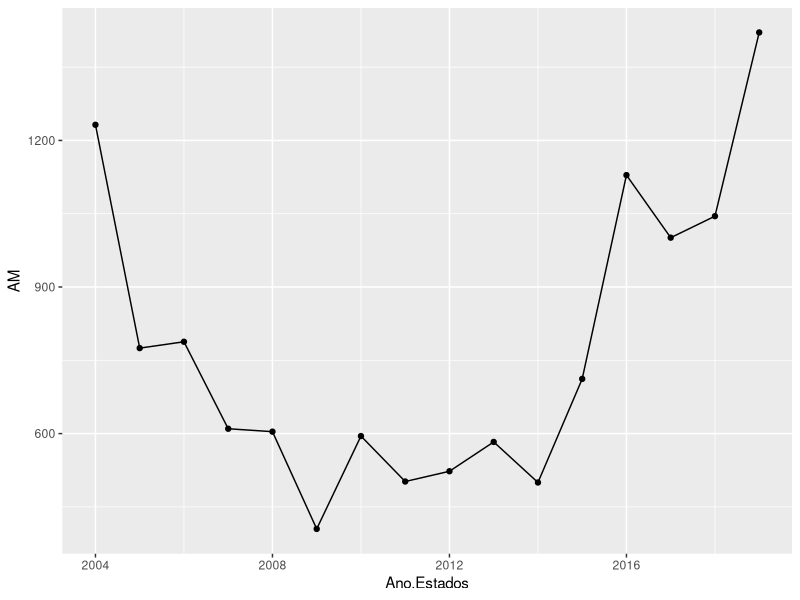
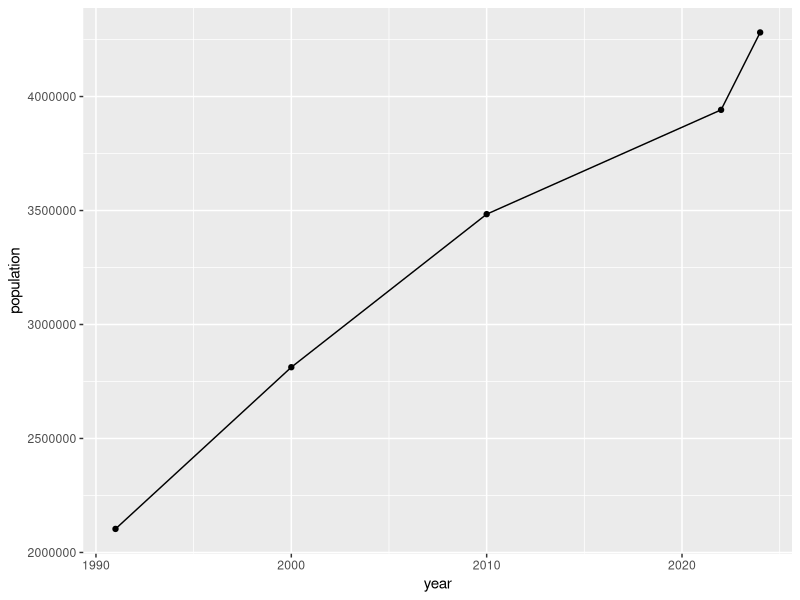

Recreate these plots in R, in order.
## ---- chunk 1
#| echo: false
#| message: false
#| warning: false
library(tidyverse)
library(readxl)
library(ggplot2)

Figure1 <- read.csv("def_area_2004_2019.csv")
Figure2 <- read.csv("Amazonas_pop.csv")
## ---- chunk 2
Figure1
## ---- chunk 3
Figure2
## ---- chunk 4
#| echo: false
#| message: false
#| warning: false
Figure1 |>
    ggplot(mapping = aes(x = Ano.Estados, y = AM)) +
    geom_point() +
    geom_line()
  
    labs(y = "Amount of Deforestation", 
         x = "Year",
         title = "Figure 1",)
## ---- chunk 5
#| echo: false
#| message: false
#| warning: false
Figure2 |>
    ggplot(mapping = aes(x = year, y = population)) +
    geom_point() +
    geom_line()
  
    labs(y = "Population", 
         x = "Year",
         title = "Figure 2",)
